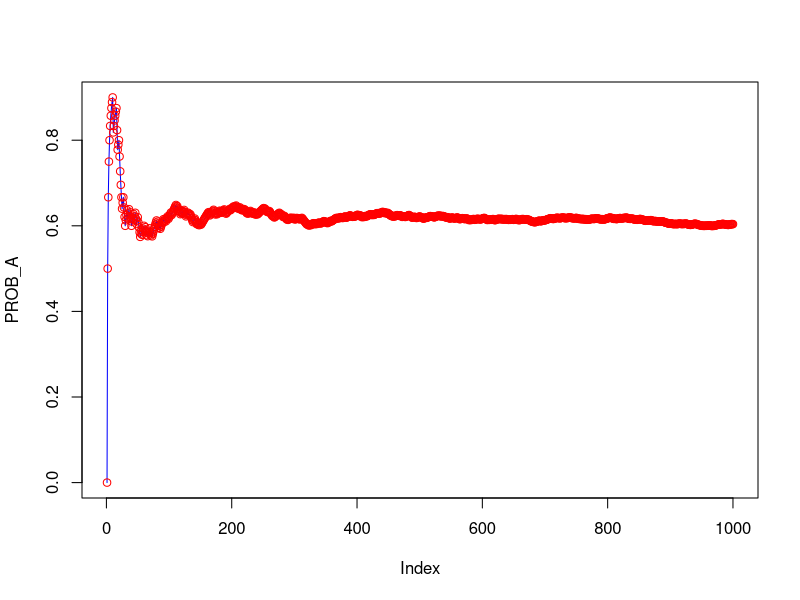

Generate this figure with R:
require(data.table)
library(data.table)
d <- data.frame()
N <- 1000
RANGE <- c(1:N)
BASE_PROB <- .6
BINOM = 1
X = NULL
for (i in RANGE) {
  BINOM[i] <- rbinom(1,1,prob = BASE_PROB)
  d <- rbind(BINOM)
}
write

PROB_A <- (cumsum(d))/RANGE
plot(PROB_A, type = "l", col = "blue")
lines(PROB_A, type = "p", col = "red")
#last(PROB_A)

print(last(PROB_A))
print(BASE_PROB)
